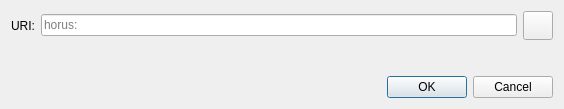
<?xml version="1.0" encoding="UTF-8"?>
<ui version="4.0">
 <class>OpenURIDialog</class>
 <widget class="QDialog" name="OpenURIDialog">
  <property name="geometry">
   <rect>
    <x>0</x>
    <y>0</y>
    <width>564</width>
    <height>109</height>
   </rect>
  </property>
  <property name="windowTitle">
   <string>Open horus URI</string>
  </property>
  <layout class="QVBoxLayout" name="verticalLayout">
   <item>
    <layout class="QHBoxLayout" name="horizontalLayout">
     <item>
      <widget class="QLabel" name="label">
       <property name="text">
        <string>URI:</string>
       </property>
      </widget>
     </item>
     <item>
      <widget class="QValidatedLineEdit" name="uriEdit">
       <property name="placeholderText">
        <string notr="true">horus:</string>
       </property>
      </widget>
     </item>
     <item>
      <widget class="QToolButton" name="pasteButton">
       <property name="toolTip">
        <string extracomment="Tooltip text for button that allows you to paste an address that is in your clipboard.">Paste address from clipboard</string>
       </property>
       <property name="text">
        <string/>
       </property>
       <property name="icon">
        <iconset resource="../horus.qrc">
         <normaloff>:/icons/editpaste</normaloff>:/icons/editpaste
        </iconset>
       </property>
       <property name="iconSize">
        <size>
         <width>22</width>
         <height>22</height>
        </size>
       </property>
      </widget>
     </item>
    </layout>
   </item>
   <item>
    <spacer name="verticalSpacer">
     <property name="orientation">
      <enum>Qt::Vertical</enum>
     </property>
     <property name="sizeHint" stdset="0">
      <size>
       <width>20</width>
       <height>40</height>
      </size>
     </property>
    </spacer>
   </item>
   <item>
    <widget class="QDialogButtonBox" name="buttonBox">
     <property name="orientation">
      <enum>Qt::Horizontal</enum>
     </property>
     <property name="standardButtons">
      <set>QDialogButtonBox::Cancel|QDialogButtonBox::Ok</set>
     </property>
    </widget>
   </item>
  </layout>
 </widget>
 <customwidgets>
  <customwidget>
   <class>QValidatedLineEdit</class>
   <extends>QLineEdit</extends>
   <header>qt/qvalidatedlineedit.h</header>
  </customwidget>
 </customwidgets>
 <resources/>
 <connections>
  <connection>
   <sender>buttonBox</sender>
   <signal>accepted()</signal>
   <receiver>OpenURIDialog</receiver>
   <slot>accept()</slot>
   <hints>
    <hint type="sourcelabel">
     <x>248</x>
     <y>254</y>
    </hint>
    <hint type="destinationlabel">
     <x>157</x>
     <y>274</y>
    </hint>
   </hints>
  </connection>
  <connection>
   <sender>buttonBox</sender>
   <signal>rejected()</signal>
   <receiver>OpenURIDialog</receiver>
   <slot>reject()</slot>
   <hints>
    <hint type="sourcelabel">
     <x>316</x>
     <y>260</y>
    </hint>
    <hint type="destinationlabel">
     <x>286</x>
     <y>274</y>
    </hint>
   </hints>
  </connection>
 </connections>
</ui>
